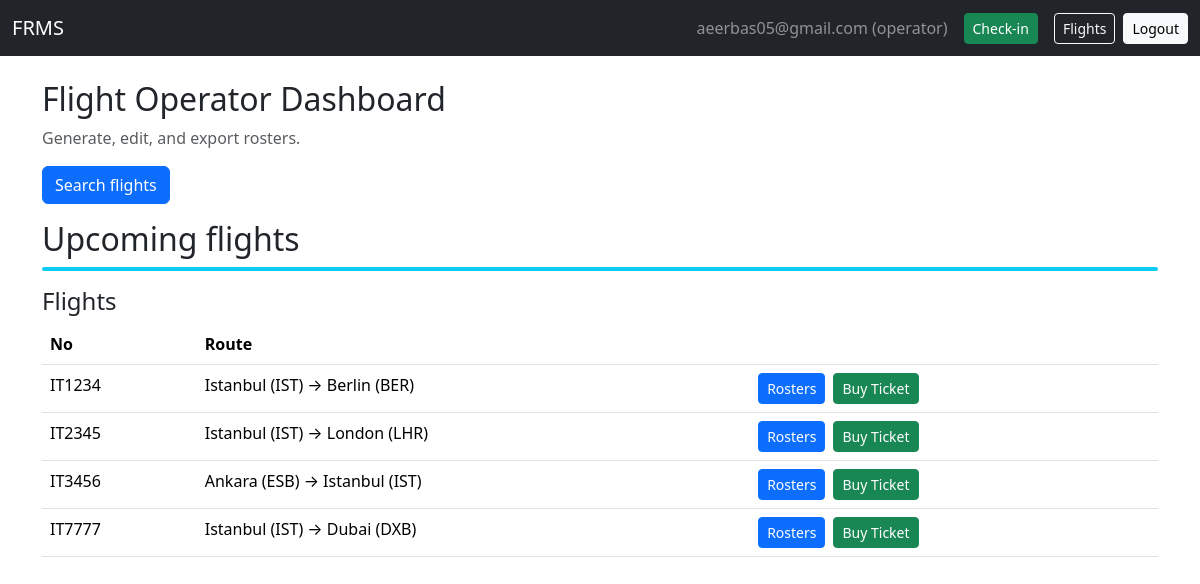
/dashboard (signed in), run on the app's committed database.
### tables this page shows
CREATE TABLE users (
            id INTEGER PRIMARY KEY AUTOINCREMENT,
            email TEXT UNIQUE NOT NULL,
            password_hash TEXT NOT NULL,
            role TEXT NOT NULL DEFAULT 'viewer'  -- admin, operator, viewer
        );

CREATE TABLE flights (
            id INTEGER PRIMARY KEY AUTOINCREMENT,
            flight_no TEXT UNIQUE NOT NULL,
            date_time TEXT NOT NULL,
            duration_minutes INTEGER,
            distance_km INTEGER,
            source TEXT,
            destination TEXT,
            vehicle_type TEXT,
            shared_flight_no TEXT,
            shared_company TEXT
        );

### app.py (the view)
@app.route("/dashboard")
@login_required()
def dashboard():
    user = current_user()
    db = get_db()
    flights = db.execute("SELECT * FROM flights ORDER BY date_time ASC LIMIT 10").fetchall()
    if user["role"] == "admin":
        uc = db.execute("SELECT COUNT(*) as c FROM users").fetchone()["c"]
        rc = db.execute("SELECT COUNT(*) as c FROM rosters").fetchone()["c"]
        return render_template("dashboard_admin.html", user=user, flights=flights, user_count=uc, roster_count=rc)
    elif user["role"] == "operator":
        return render_template("dashboard_operator.html", user=user, flights=flights)
    return render_template("dashboard_viewer.html", user=user, flights=flights)

### app.py (called while the page is built)
def get_db():
    if "db" not in g:
        g.db = sqlite3.connect(DATABASE)
        g.db.row_factory = sqlite3.Row
    return g.db

def current_user():
    if "user_id" not in session: return None
    return get_db().execute("SELECT * FROM users WHERE id = ?", (session["user_id"],)).fetchone()

def login_required(role=None):
    from functools import wraps
    def decorator(func):
        @wraps(func)
        def wrapper(*args, **kwargs):
            user = current_user()
            if user is None:
                flash("Please log in first.", "warning")
                return redirect(url_for("login", next=request.path))
            if role and user["role"] != role:
                flash("Unauthorized.", "danger")
                return redirect(url_for("dashboard"))
            return func(*args, **kwargs)
        return wrapper
    return decorator

### templates/dashboard_operator.html
{% extends "base.html" %}
{% block content %}
<h2>Flight Operator Dashboard</h2>
<p class="text-muted">Generate, edit, and export rosters.</p>
<a class="btn btn-primary mb-3" href="{{ url_for('flight_search') }}">Search flights</a>
<h2>Upcoming flights</h2>
<div class="bg-info mb-3" style="height: 4px; border-radius: 2px;"></div>
{% include "flight_results.html" with context %}
{% endblock %}

### templates/base.html (shortened to what this page needs)
<!doctype html>
<html lang="en">
<head>
  <link href="https://cdn.jsdelivr.net/npm/bootstrap@5.3.2/dist/css/bootstrap.min.css" rel="stylesheet">
</head>
<body>
  <nav class="navbar navbar-expand-lg navbar-dark bg-dark mb-4">
    <div class="container-fluid">
      <a class="navbar-brand" href="{{ url_for('home') }}">FRMS</a>
      <div class="d-flex align-items-center">
        {% if user %}
        <span class="navbar-text me-3 text-white-50">{{ user['email'] }} ({{ user['role'] }})</span>
        <a class="btn btn-success btn-sm me-3" href="{{ url_for('checkin') }}">Check-in</a>
        <a class="btn btn-outline-light btn-sm me-2" href="{{ url_for('flight_search') }}">Flights</a>
        <a class="btn btn-light btn-sm" href="{{ url_for('logout') }}">Logout</a>
        {% else %}
        <a class="btn btn-outline-light btn-sm me-2" href="{{ url_for('login') }}">Login</a>
        <a class="btn btn-light btn-sm" href="{{ url_for('register') }}">Register</a>
        {% endif %}
      </div>
    </div>
  </nav>
  <div class="container mb-5">
    {% block content %}{% endblock %}
  </div>
</body>
</html>

### templates/flight_results.html
<h4>Flights</h4>
<table class="table">
  <tr>
    <th>No</th>
    <th>Route</th>
    <th></th>
  </tr>
  {% for f in flights %}
  <tr>
    <td>{{ f.flight_no }}</td>
    <td>{{ f.source }} &rarr; {{ f.destination }}</td>
    <td>
      <div class="d-flex gap-2">
        <a class="btn btn-primary btn-sm" href="{{ url_for('list_saved_rosters', flight_no=f.flight_no) }}">
          Rosters
        </a>
        <a class="btn btn-success btn-sm" href="{{ url_for('book_flight', flight_no=f.flight_no) }}">
          Buy Ticket
        </a>
      </div>
    </td>
  </tr>
  {% endfor %}
</table>

### data on the page
users: email "aeerbas05@gmail.com", role "operator"
flights: flight_no "IT1234", source "Istanbul (IST)", destination "Berlin (BER)"
flights: flight_no "IT2345", source "Istanbul (IST)", destination "London (LHR)"
flights: flight_no "IT3456", source "Ankara (ESB)", destination "Istanbul (IST)"
flights: flight_no "IT7777", source "Istanbul (IST)", destination "Dubai (DXB)"
